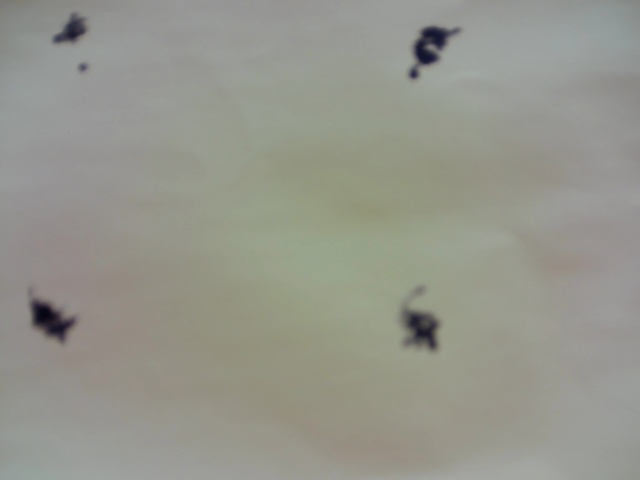
#> input picture 25OctoberData/darkfd/darkfd_000001.tiff, 640 x 480 px; its folder holds only this picture in this run
$ jupyter execute --allow-errors test103.ipynb
#> lines starting #> are read from the running program, lines starting #| are printed output that depends on the picture
[cell 1]
import os, sys, time, math
from natsort import natsorted, ns

import numpy as np
import cv2
import matplotlib.pyplot as plt
import cma
from PIL import Image
import glob
import re


from gvxrPython3 import gvxr
from gvxrPython3 import json2gvxr

from gvxrPython3.utils import visualise # Visualise the 3D environment if k3D is supported
from gvxrPython3.utils import plotScreenshot # Visualise the 3D environment using Matplotlib

from gvxrPython3.utils import loadSpekpySpectrum # Generate and load an X-ray spectrum using Spekpy
from gvxrPython3.utils import loadXpecgenSpectrum # Generate and load an X-ray spectrum using xpecgen

[cell 2]
use_padding = True
pad_width = 50
angular_step_in_deg = 3.6

[cell 3]
# [6 lines of commented-out code are left out]
data_path = "25OctoberData/"

#> (a cell that did not finish here is left out)

[cell 5]
def average_images(image_paths):

    """Average a list of images."""

    # Load the first image to get the shape
    sample_image = cv2.imread(image_paths[0], cv2.IMREAD_GRAYSCALE)
#> sample_image: shape (480, 640); min 7, max 167, mean 149
    if sample_image is None:
        raise ValueError(f"Failed to load image: {image_paths[0]}")

    avg_image = np.zeros_like(sample_image, dtype=float)

    if use_padding:
        avg_image = np.pad(avg_image, (pad_width, pad_width), mode='median')

    for path in image_paths:
        image = cv2.imread(path, cv2.IMREAD_GRAYSCALE)

        if image is None:
            raise ValueError(f"Failed to load image: {path}")

        if use_padding:
            median_value = np.median(image)
#> median_value = 151
            image = np.pad(image, (pad_width, pad_width), 'constant', constant_values=(median_value, median_value))
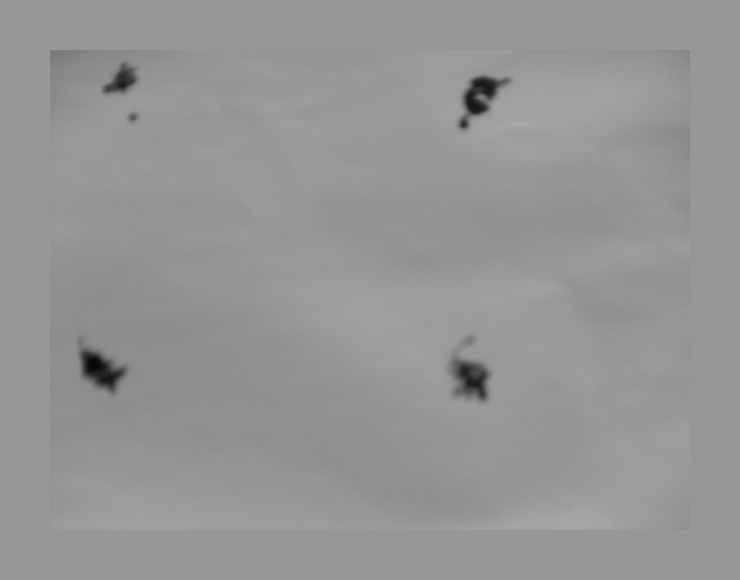
#> image: shape (580, 740); min 7, max 167, mean 149.5

        avg_image += image.astype(float)

    avg_image /= len(image_paths)

    return cv2.medianBlur(avg_image.astype(np.single), 3)

[cell 6]
# [19 lines left out: function flatField, not called in this run]

[cell 7]
#path for my recently acquired images stored in PhD file


dark_field_paths = glob.glob(data_path + '/darkfd/darkfd_*.tiff')
dark_field_paths = natsorted(dark_field_paths, key=lambda y: y.lower())

white_field_paths = glob.glob(data_path + '/whitefd/whitefd_*.tiff')
white_field_paths = natsorted(white_field_paths, key=lambda y: y.lower())

raw_image_paths = glob.glob(data_path + '/raw_images/raw_image_*.tiff')
raw_image_paths = natsorted(raw_image_paths, key=lambda y: y.lower())

if len(raw_image_paths) == 0:
    raw_image_paths = glob.glob(data_path + '/rawimages/raw_images_*.jpg')
    raw_image_paths = natsorted(raw_image_paths, key=lambda y: y.lower())

[cell 8]
#Average the dark field and white field images
I_dark = average_images(dark_field_paths)
#> (the rest of this cell did not finish here and is left out)

[cell 9]
I_raw = []
angles_in_deg = []
for i, fname in enumerate(raw_image_paths):
    angle = angular_step_in_deg * i
    print(f"Processing image {i}: Angle = {angle}")  # Debug print

    if angle < 360.000001:
        angles_in_deg.append(angular_step_in_deg * i)
        image = cv2.imread(fname, cv2.IMREAD_GRAYSCALE)
        if image is None:
            print(f"Image read failed: {fname}")
        else:
            if use_padding:
                median_value = np.median(image)
                image = np.pad(image, (pad_width, pad_width), 'constant', constant_values=(median_value, median_value))
            I_raw.append(image)

print(f"Number of images after processing: {len(I_raw)}")

[cell 10]
# [22 lines left out: function save_images, not called in this run]

[cell 11]
corrected_path = os.path.join(data_path, "corrected")

#> (a cell that did not finish here is left out)

[cell 13]
# This assumes the extra pixels are evenly distributed around the image
crop_x = (I_dark.shape[1] - 640) // 2
#> crop_x = 50
crop_y = (I_dark.shape[0] - 480) // 2
#> crop_y = 50
I_dark_cropped = I_dark[crop_y:crop_y+480, crop_x:crop_x+640]
#> (the rest of this cell did not finish here and is left out)
